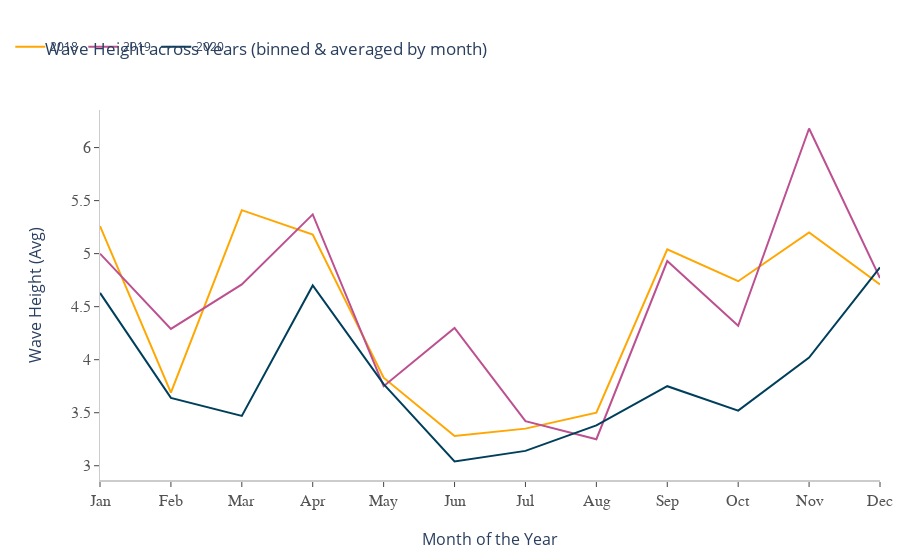

Source (notebook cell):
### Code cell
#Fig 1: Wave Height from personal Data (Broken into years)
#Using Plotly GO (https://plotly.com/python/line-charts/ for some good examples)

#Libraries
import plotly.graph_objects as go
import numpy as np

#Data
title = 'Wave Height across Years (binned & averaged by month)'
labels = ['2018', '2019', '2020']
xMonth = df_wh.loc[df_wh['year'] == 2018, 'month'] #doesn't matter which year, all the months are the same
y2018 = df_wh.loc[df_wh['year'] == 2018, 'month_avg_ft']
y2019 = df_wh.loc[df_wh['year'] == 2019, 'month_avg_ft']
y2020 = df_wh.loc[df_wh['year'] == 2020, 'month_avg_ft']

layout = go.Layout(legend=dict(orientation="h"),
                  title = title)

fig = go.Figure(layout=layout)

fig.add_trace(go.Scatter(x = xMonth, y = y2018, 
    line=dict(color="#ffa600"),
    name="2018",
    hovertemplate=
    "<b>2018</b><br><br>" +
    "Month: %{x:f}<br>" +
    "Height: %{y:0}<br>" +
    "<extra></extra>"))

fig.add_trace(go.Scatter(x = xMonth, y = y2019, 
    line=dict(color="#bc5090"),
    name="2019",
    hovertemplate=
    "<b>2019</b><br><br>" +
    "Month: %{x:f}<br>" +
    "Height: %{y:0}<br>" +
    "<extra></extra>"))

fig.add_trace(go.Scatter(x = xMonth, y = y2020, 
    line=dict(color="#003f5c"),
    name="2020",
    hovertemplate=
    "<b>2020</b><br><br>" +
    "Month: %{x:f}<br>" +
    "Height: %{y:0}<br>" +
    "<extra></extra>"
))

fig.update_layout(
    xaxis=dict(
        showline=True,
        showgrid=False,
        showticklabels=True,
        linecolor='rgb(204, 204, 204)',
        linewidth=2,
        ticks='outside',
        tickfont=dict(
            family='Arial',
            size=16,
            color='rgb(82, 82, 82)',
        ),
    ),
    yaxis=dict(
        showgrid=False,
        zeroline=True,
        showline=True,
        showticklabels=True,
        linecolor='rgb(204, 204, 204)',
        ticks='outside',
        tickfont=dict(
            family='Arial',
            size=16,
            color='rgb(82, 82, 82)',
        )
    ),
    autosize=False,
    margin=dict(
        autoexpand=False,
        l=100,
        r=20,
        t=110,
    ),
    plot_bgcolor='white'
)

fig.update_xaxes(
        ticktext=["Jan", "Feb", "Mar", "Apr", "May", "Jun", "Jul", "Aug", "Sep", "Oct", "Nov", "Dec"],
        tickvals=[1,2,3,4 ,5 ,6,7,8,9,10,11,12],    
        title_text = "Month of the Year",
        title_font = {"size": 16},
        title_standoff = 25)

fig.update_yaxes(
        title_text = "Wave Height (Avg)",
        title_font = {"size": 16},
        title_standoff = 25
)

fig.update_traces(mode='lines',
                 showlegend = True)

fig.update_layout(legend=dict(font_size=12, yanchor="top", y=1.21, xanchor="left", x = -0.115),
                  hoverlabel=dict(
                      bgcolor="white",
                      font_size=16,
                      font_family="Arial"))
fig.show()

py.plot(fig, filename = 'Recorded_Wave_Height_Across_Years', auto_open=True)
print(tls.get_embed('https://plotly.com/~garrettschmid/26/')) #Gets the embed link for squarespace

### Figure 1 — Plotly figure (JSON) as saved in the notebook; plotly's stock layout.template omitted (floating-point values rounded to 4 significant figures)
{"data": [{"hovertemplate": "<b>2018</b><br><br>Month: %{x:f}<br>Height: %{y:0}<br><extra></extra>", "line": {"color": "#ffa600"}, "mode": "lines", "name": "2018", "showlegend": true, "type": "scatter", "x": [1, 2, 3, 4, 5, 6, 7, 8, 9, 10, 11, 12], "y": [5.26, 3.69, 5.41, 5.18, 3.83, 3.28, 3.35, 3.5, 5.04, 4.74, 5.2, 4.71]}, {"hovertemplate": "<b>2019</b><br><br>Month: %{x:f}<br>Height: %{y:0}<br><extra></extra>", "line": {"color": "#bc5090"}, "mode": "lines", "name": "2019", "showlegend": true, "type": "scatter", "x": [1, 2, 3, 4, 5, 6, 7, 8, 9, 10, 11, 12], "y": [5, 4.29, 4.71, 5.37, 3.75, 4.3, 3.42, 3.25, 4.93, 4.32, 6.18, 4.77]}, {"hovertemplate": "<b>2020</b><br><br>Month: %{x:f}<br>Height: %{y:0}<br><extra></extra>", "line": {"color": "#003f5c"}, "mode": "lines", "name": "2020", "showlegend": true, "type": "scatter", "x": [1, 2, 3, 4, 5, 6, 7, 8, 9, 10, 11, 12], "y": [4.63, 3.64, 3.47, 4.7, 3.77, 3.04, 3.14, 3.38, 3.75, 3.52, 4.02, 4.87]}], "layout": {"autosize": false, "hoverlabel": {"bgcolor": "white", "font": {"family": "Arial", "size": 16}}, "legend": {"font": {"size": 12}, "orientation": "h", "x": -0.115, "xanchor": "left", "y": 1.21, "yanchor": "top"}, "margin": {"autoexpand": false, "l": 100, "r": 20, "t": 110}, "plot_bgcolor": "white", "title": {"text": "Wave Height across Years (binned & averaged by month)"}, "xaxis": {"linecolor": "rgb(204, 204, 204)", "linewidth": 2, "showgrid": false, "showline": true, "showticklabels": true, "tickfont": {"color": "rgb(82, 82, 82)", "family": "Arial", "size": 16}, "ticks": "outside", "ticktext": ["Jan", "Feb", "Mar", "Apr", "May", "Jun", "Jul", "Aug", "Sep", "Oct", "Nov", "Dec"], "tickvals": [1, 2, 3, 4, 5, 6, 7, 8, 9, 10, 11, 12], "title": {"font": {"size": 16}, "standoff": 25, "text": "Month of the Year"}}, "yaxis": {"linecolor": "rgb(204, 204, 204)", "showgrid": false, "showline": true, "showticklabels": true, "tickfont": {"color": "rgb(82, 82, 82)", "family": "Arial", "size": 16}, "ticks": "outside", "title": {"font": {"size": 16}, "standoff": 25, "text": "Wave Height (Avg)"}, "zeroline": true}}}
